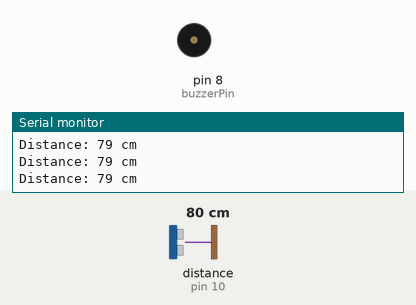
The sketch below on a simulated Arduino Uno, built with avr-gcc and run on an emulated ATmega328P. On the bench: buzzer (waves = sounding, pin HIGH), the last lines printed to the serial monitor. Wiring (inferred from the names in the program): ultrasonic range finder: trigger pin 9; echo pin 10. The inputs (shaded band) are chosen by the test bench; at power-on: distance to the obstacle (sensor on pin 10) 80 cm. The echo pulse lasts 58.3 µs per cm; pins used as bus, display or sensor lines are not drawn.

Above: at 1.2 s.
1.3 s: distance to the obstacle (sensor on pin 10) set to 55 cm
2.8 s: distance to the obstacle (sensor on pin 10) set to 47 cm
At 4.0 s:
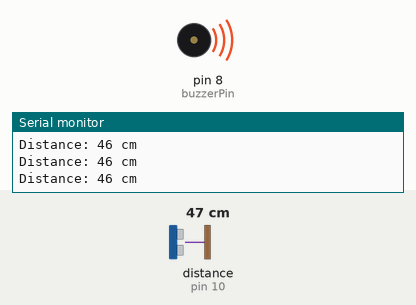
4.3 s: distance to the obstacle (sensor on pin 10) set to 60 cm
At 4.7 s:
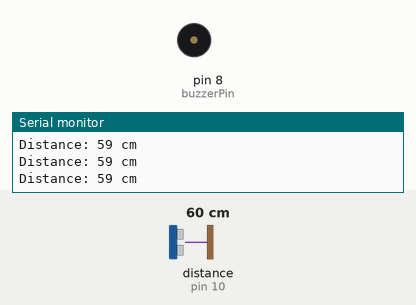
5.8 s: distance to the obstacle (sensor on pin 10) set to 2 cm
At 6.7 s:
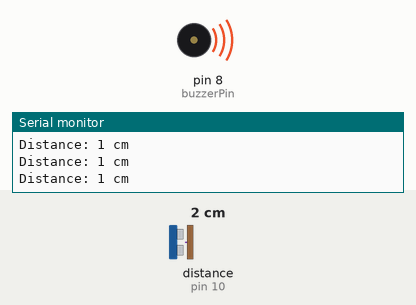
Timing chart, 0 to 8.3 s (numbered marks = the images above; inputs shaded):
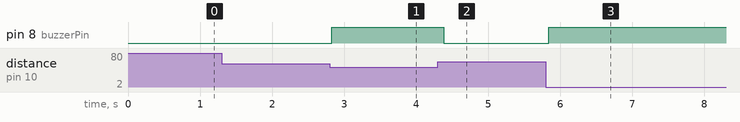

The sketch:

Blind_stick_code.ino
```cpp
// Define pins
const int trigPin = 9;  // Trigger pin of HC-SR04
const int echoPin = 10; // Echo pin of HC-SR04
const int buzzerPin = 8; // Buzzer pin

// Variables
long duration;
int distance;
int alertDistance = 50; // Distance in cm to trigger the buzzer (adjust as needed)

void setup() {
  // Set pins as input/output
  pinMode(trigPin, OUTPUT);
  pinMode(echoPin, INPUT);
  pinMode(buzzerPin, OUTPUT);

  // Begin serial communication for debugging
  Serial.begin(9600);
}

void loop() {
  // Send a pulse from the ultrasonic sensor
  digitalWrite(trigPin, LOW);
  delayMicroseconds(2);
  digitalWrite(trigPin, HIGH);
  delayMicroseconds(10);
  digitalWrite(trigPin, LOW);

  // Measure the duration of the pulse
  duration = pulseIn(echoPin, HIGH);

  // Calculate the distance in cm
  distance = duration * 0.034 / 2;

  // Print the distance (for debugging)
  Serial.print("Distance: ");
  Serial.print(distance);
  Serial.println(" cm");

  // Check if the distance is within the alert range
  if (distance > 0 && distance <= alertDistance) {
    // If object is detected within alert range, beep the buzzer
    digitalWrite(buzzerPin, HIGH);
  } else {
    // If no object is detected in alert range, stop the buzzer
    digitalWrite(buzzerPin, LOW);
  }

  // Delay for stability
  delay(100);
}
```

Measured:
- the behaviour switches between 52 and 51 cm on distance to the obstacle (sensor on pin 10) (found by bisection; images 0 and 1)
- after the input at 2.8 s, pin 8 (buzzerPin): LOW → HIGH at once
- after the input at 4.3 s, pin 8 (buzzerPin): HIGH → LOW after 0.08 s
- after the input at 5.8 s, pin 8 (buzzerPin): LOW → HIGH at once
